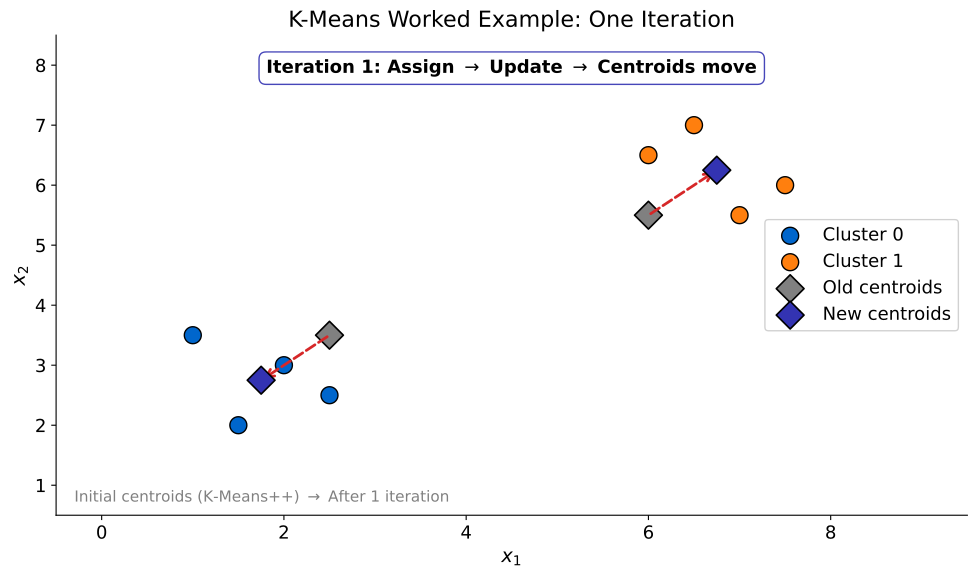

Python code for this plot:
"""
Chart 12: K-Means Worked Example - Iteration 1
Shows 8 points, initial centroids, assignments, and centroid movement.
"""
import matplotlib.pyplot as plt
import numpy as np
from pathlib import Path

plt.rcParams.update({
    'font.size': 14, 'axes.labelsize': 14, 'axes.titlesize': 16,
    'xtick.labelsize': 13, 'ytick.labelsize': 13, 'legend.fontsize': 13,
    'figure.figsize': (10, 6), 'figure.dpi': 150,
    'axes.spines.top': False, 'axes.spines.right': False,
})

COLORS = {
    'purple': '#3333B2', 'blue': '#0066CC', 'orange': '#FF7F0E',
    'green': '#2CA02C', 'red': '#D62728', 'lavender': '#ADADE0', 'gray': '#808080',
}

np.random.seed(42)

# 8 data points in 2 visible groups
group1 = np.array([[1.5, 2.0], [2.0, 3.0], [2.5, 2.5], [1.0, 3.5]])
group2 = np.array([[6.0, 6.5], [7.0, 5.5], [6.5, 7.0], [7.5, 6.0]])
X = np.vstack([group1, group2])

# Initial centroids (simulate K-Means++ style: one from each region but offset)
old_c0 = np.array([2.5, 3.5])   # near group 1 but offset
old_c1 = np.array([6.0, 5.5])   # near group 2 but offset

# Assign points to nearest old centroid
def assign(X, c0, c1):
    d0 = np.sqrt(np.sum((X - c0)**2, axis=1))
    d1 = np.sqrt(np.sum((X - c1)**2, axis=1))
    return (d1 < d0).astype(int)  # 0 = cluster 0, 1 = cluster 1

labels_old = assign(X, old_c0, old_c1)

# New centroids = mean of assigned points
new_c0 = X[labels_old == 0].mean(axis=0)
new_c1 = X[labels_old == 1].mean(axis=0)

# --- Plot ---
fig, ax = plt.subplots(figsize=(10, 6))

cluster_colors = [COLORS['blue'], COLORS['orange']]

# Data points colored by assignment
for c_id in [0, 1]:
    mask = labels_old == c_id
    ax.scatter(X[mask, 0], X[mask, 1], color=cluster_colors[c_id], s=150,
               edgecolors='black', linewidths=1.0, zorder=3,
               label=f'Cluster {c_id}')

# Old centroids (gray diamonds)
ax.scatter(*old_c0, color=COLORS['gray'], marker='D', s=200,
           edgecolors='black', linewidths=1.2, zorder=4, label='Old centroids')
ax.scatter(*old_c1, color=COLORS['gray'], marker='D', s=200,
           edgecolors='black', linewidths=1.2, zorder=4)

# New centroids (purple diamonds)
ax.scatter(*new_c0, color=COLORS['purple'], marker='D', s=200,
           edgecolors='black', linewidths=1.2, zorder=5, label='New centroids')
ax.scatter(*new_c1, color=COLORS['purple'], marker='D', s=200,
           edgecolors='black', linewidths=1.2, zorder=5)

# Dashed arrows from old to new centroids
ax.annotate('', xy=new_c0, xytext=old_c0,
            arrowprops=dict(arrowstyle='->', color=COLORS['red'],
                            linestyle='--', lw=2.0), zorder=4)
ax.annotate('', xy=new_c1, xytext=old_c1,
            arrowprops=dict(arrowstyle='->', color=COLORS['red'],
                            linestyle='--', lw=2.0), zorder=4)

# Text annotations
ax.text(0.5, 0.95, "Iteration 1: Assign $\\rightarrow$ Update $\\rightarrow$ Centroids move",
        transform=ax.transAxes, fontsize=13, fontweight='bold',
        ha='center', va='top',
        bbox=dict(boxstyle='round,pad=0.4', facecolor='white',
                  edgecolor=COLORS['purple'], alpha=0.9))

ax.text(0.02, 0.02,
        "Initial centroids (K-Means++) $\\rightarrow$ After 1 iteration",
        transform=ax.transAxes, fontsize=11, color=COLORS['gray'],
        ha='left', va='bottom')

ax.set_xlabel('$x_1$')
ax.set_ylabel('$x_2$')
ax.set_title('K-Means Worked Example: One Iteration')
ax.legend(loc='center right', framealpha=0.9)
ax.set_xlim(-0.5, 9.5)
ax.set_ylim(0.5, 8.5)

plt.tight_layout()
output_path = Path(__file__).parent / 'chart.pdf'
plt.savefig(output_path, dpi=300, bbox_inches='tight', facecolor='white')
plt.savefig(Path(__file__).parent / 'chart.png', dpi=150, bbox_inches='tight', facecolor='white')
plt.close()
print(f"Chart saved to: {output_path}")
